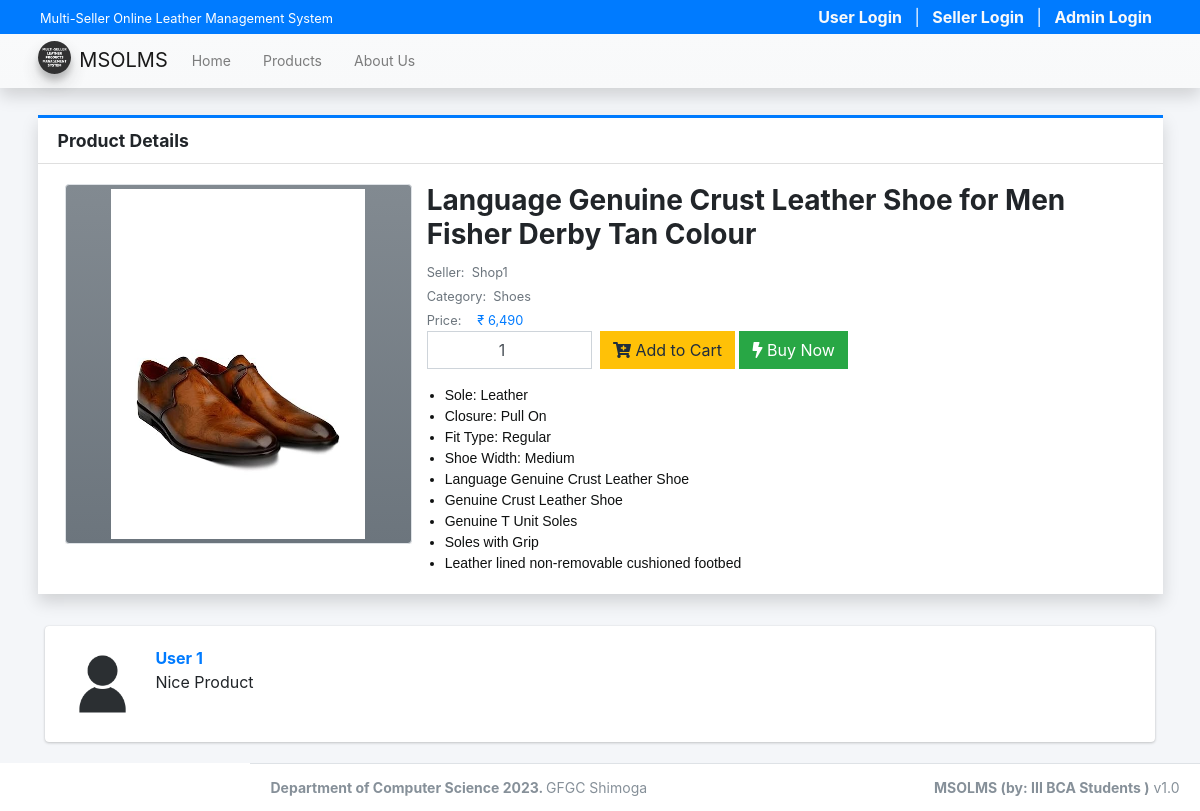
The page /orders/?page=products/view_product&id=27 on the database its author committed.
### tables this page shows
CREATE TABLE `reviews` (
  `id` int(11) NOT NULL,
  `product_id` int(50) NOT NULL,
  `user_id` int(50) NOT NULL,
  `description` text NOT NULL
);

CREATE TABLE `user_list` (
  `id` int(30) NOT NULL,
  `code` varchar(100) NOT NULL,
  `firstname` text NOT NULL,
  `middlename` text DEFAULT NULL,
  `lastname` text NOT NULL,
  `gender` text NOT NULL,
  `contact` text NOT NULL,
  `address` text NOT NULL,
  `email` text NOT NULL,
  `password` text NOT NULL,
  `avatar` text DEFAULT NULL,
  `status` tinyint(1) NOT NULL DEFAULT 1,
  `delete_flag` tinyint(1) NOT NULL DEFAULT 0,
  `date_created` datetime NOT NULL DEFAULT current_timestamp(),
  `date_updated` datetime DEFAULT NULL ON UPDATE current_timestamp()
);

### config.php (called while the page is built, shortened)
<?php
require_once('classes/DBConnection.php');
require_once('classes/SystemSettings.php');
function validate_image($file){
    $file = explode("?",$file)[0];
	if(!empty($file)){
		if(is_file(base_app.$file)){
			return base_url.$file;
		}else{
			return base_url.'dist/img/no-image-available.png';
		}
	}else{
		return base_url.'dist/img/no-image-available.png';
	}
}
function format_num($number = 0, $max_decimal = ''){
    if(is_numeric($number)){
        $ex = explode('.',$number);
        $dec = isset($ex[1]) ? strlen($ex[1]) : 0;
        if(empty($max_decimal) || (is_numeric($max_decimal) && $max_decimal >= $dec)){
            return number_format($number,$dec);
        }else{
            if(is_numeric($max_decimal))
                return number_format($number,$max_decimal);
            else
                return "Invalid Maximum Decimal";
        }
    }else{
        return "Invalid Number";
    }
}
?>

### classes/DBConnection.php (called while the page is built, shortened)
<?php
class DBConnection{
    private $host = DB_SERVER;
    private $username = DB_USERNAME;
    private $password = DB_PASSWORD;
    private $database = DB_NAME;
    public $conn;
    public function __construct(){
        if (!isset($this->conn)) {
            $this->conn = new mysqli($this->host, $this->username, $this->password, $this->database);
        }
    }
}
?>

### classes/SystemSettings.php (called while the page is built, shortened)
<?php
class SystemSettings extends DBConnection{
	function load_system_info(){
			$sql = "SELECT * FROM system_info";
			$qry = $this->conn->query($sql);
				while($row = $qry->fetch_assoc()){
					$_SESSION['system_info'][$row['meta_field']] = $row['meta_value'];
				}
	}
}
$_settings = new SystemSettings();
$_settings->load_system_info();
?>

### products/view_product.php (the view, shortened to what this page needs)
<?php
if(isset($_GET['id']) && $_GET['id'] > 0){
    $qry = $conn->query("SELECT  p.*, s.shop_name as seller, c.name as `category` FROM `product_list` p inner join seller_list s on p.seller_id = s.id inner join category_list c on p.category_id = c.id where p.delete_flag = 0 and p.id = '{$_GET['id']}'");
}else{
    echo "<script> alert('Product ID is required.'); location.replace('./?page=products') </script>";
    exit;
}
?>
<div class="content py-3">
    <div class="card card-outline card-primary rounded-0 shadow">
        <div class="card-header">
            <h5 class="card-title"><b>Product Details</b></h5>
        </div>
        <div class="card-body">
            <div class="container-fluid">
                <div class="row">
                    <div class="col-lg-4 col-md-5 col-sm-12 text-center">
                        <div class="position-relative overflow-hidden" id="prod-img-holder">
                            <img src="<?= validate_image(isset($image_path) ? $image_path : "") ?>" alt="<?= $row['name'] ?>" id="prod-img" class="img-thumbnail bg-gradient-gray">
                        </div>
                    </div>
                    <div class="col-lg-8 col-md-7 col-sm-12">
                        <h3><b><?= $name ?></b></h3>
                        <div class="d-flex w-100">
                            <div class="col-auto px-0"><small class="text-muted">Seller: </small></div>
                            <div class="col-auto px-0 flex-shrink-1 flex-grow-1"><p class="m-0"><small class="text-muted">&nbsp <?= $seller ?></small></p></div>
                        </div>
                        <div class="d-flex">
                            <div class="col-auto px-0"><small class="text-muted">Category: </small></div>
                            <div class="col-auto px-0 flex-shrink-1 flex-grow-1"><p class="m-0"><small class="text-muted">&nbsp <?= $category ?></small></p></div>
                        </div>
                        <div class="d-flex">
                            <div class="col-auto px-0"><small class="text-muted">Price: </small></div>
                            <div class="col-auto px-0 flex-shrink-1 flex-grow-1"><p class="m-0 pl-3"><small class="text-primary">₹ <?= format_num($price) ?></small></p></div>
                        </div>
                        <div class="row align-items-end">
                            <div class="col-md-3 form-group">
                                <input type="number" min = "1" id= 'qty' value="1" class="form-control rounded-0 text-center">
                            </div>
                            <div class="row-md-3 form-group">
                                <button class="btn btn-warning btn-flat" type="button" id="add_to_cart"><i class="fa fa-cart-plus"></i> Add to Cart</button>
                                <button class="btn btn-success btn-flat" type="button" id="buy_now"><i class="fa fa-bolt"></i></i> Buy Now</button>
                            </div>
                        </div>
                        <div class="w-100"><?= html_entity_decode($description) ?></div>
                    </div>
                </div>
            </div>
        </div>
    </div>
</div>
    <?php
    $product_id = isset($id) ? $id : '';
    $query = $conn->query("SELECT r.description, u.firstname, u.middlename, u.lastname,u.avatar FROM Reviews r, User_list u WHERE r.user_id = u.id and product_id = '".$product_id."'");
    if ($query->num_rows > 0) {
        while ($row = $query->fetch_assoc()) {
            $fullName = $row['firstname'] . ' ' . $row['middlename'] . ' ' . $row['lastname'];
            $description = $row['description'];
            $avatar = $row['avatar'];
            ?>
            <div class="container">
                <div class="card">
                    <div class="card-body">
                        <div class="row">
                            <div class="col-md-1">
                                <img src="<?= $avatar ?>" class="square rounded-circle img-fluid"/>
                            </div>
                            <div class="col-md-9">
                                <p>
                                    <a class="float-left"><strong><?= $fullName ?></strong></a>
                            </p>
                            <div class="clearfix"></div>
                                <p><?= $description ?></p>
                            </div>
                        </div>
                    </div>
                </div>
            </div>
            <?php
        }
    }
    ?>
</div>

### products/view_product.php (style rules this page uses)
#prod-img-holder { height: 45vh !important; width: calc(100%); overflow: hidden; }
#prod-img { object-fit: scale-down; height: calc(100%); width: calc(100%); transition: transform .3s ease-in; }

### rows shown on the page
reviews: user_list.avatar (picture), user_list.firstname+middlename+lastname "User 1", description "Nice Product"

### other values the page prints
$_settings->info('name') "Multi-Seller Online Leather Management System"
$_settings->info('short_name') "MSOLMS"
$name "Language Genuine Crust Leather Shoe for Men Fisher Derby Tan Colour"
$seller "Shop1"
$category "Shoes"
format_num($price) "6,490"
